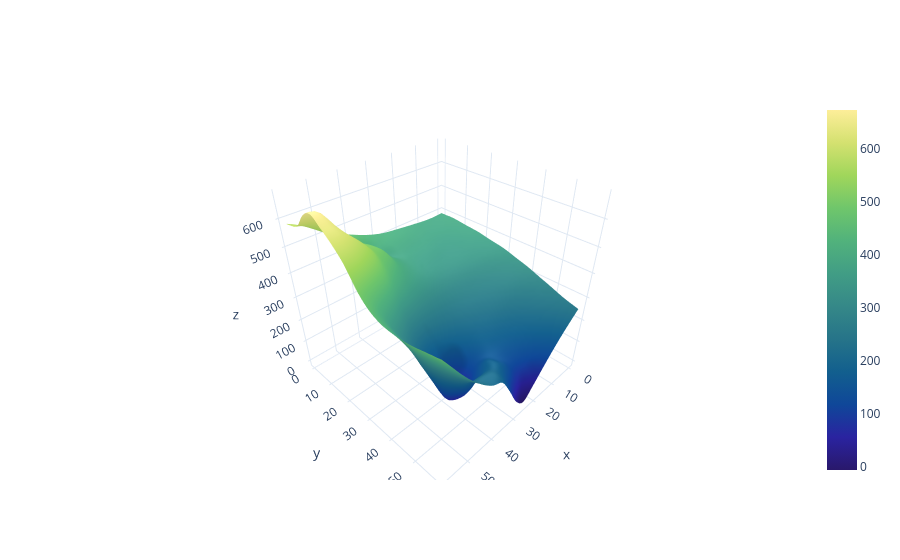

Notebook code cell kept with this figure:
### Code cell
# need to transpose to get into right shape
# t_bed[40].squeeze().mT
fig = go.Figure(data = [go.Surface(z = t_bed[40].squeeze(), colorscale = "haline", lighting = dict(ambient = 0.9))])
fig.update_layout(template = "plotly_white") # simple_white

# fig.update_layout(height = 20)

fig.show()

### Figure 1 — Plotly figure (JSON) as saved in the notebook; plotly's stock layout.template omitted (floating-point values rounded to 4 significant figures; data arrays with more than 128 entries replaced by an {"elided": "..."} marker saying what was removed)
{"data": [{"colorscale": [[0, "rgb(41, 24, 107)"], [0.09091, "rgb(42, 35, 160)"], [0.1818, "rgb(15, 71, 153)"], [0.2727, "rgb(18, 95, 142)"], [0.3636, "rgb(38, 116, 137)"], [0.4545, "rgb(53, 136, 136)"], [0.5455, "rgb(65, 157, 133)"], [0.6364, "rgb(81, 178, 124)"], [0.7273, "rgb(111, 198, 107)"], [0.8182, "rgb(160, 214, 91)"], [0.9091, "rgb(212, 225, 112)"], [1, "rgb(253, 238, 153)"]], "lighting": {"ambient": 0.9}, "type": "surface", "z": {"elided": "60x60 float values"}}], "layout": {}}
